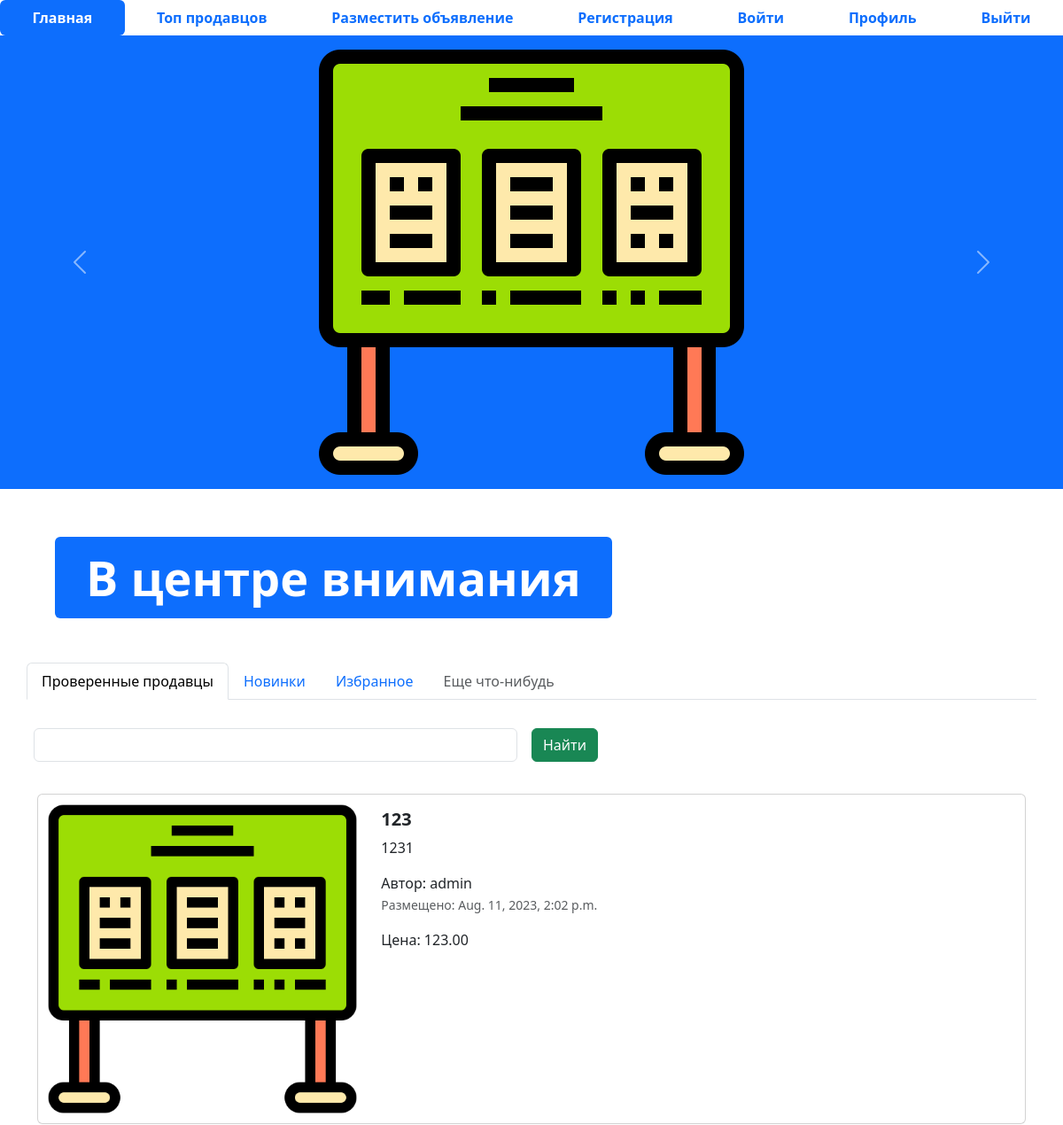
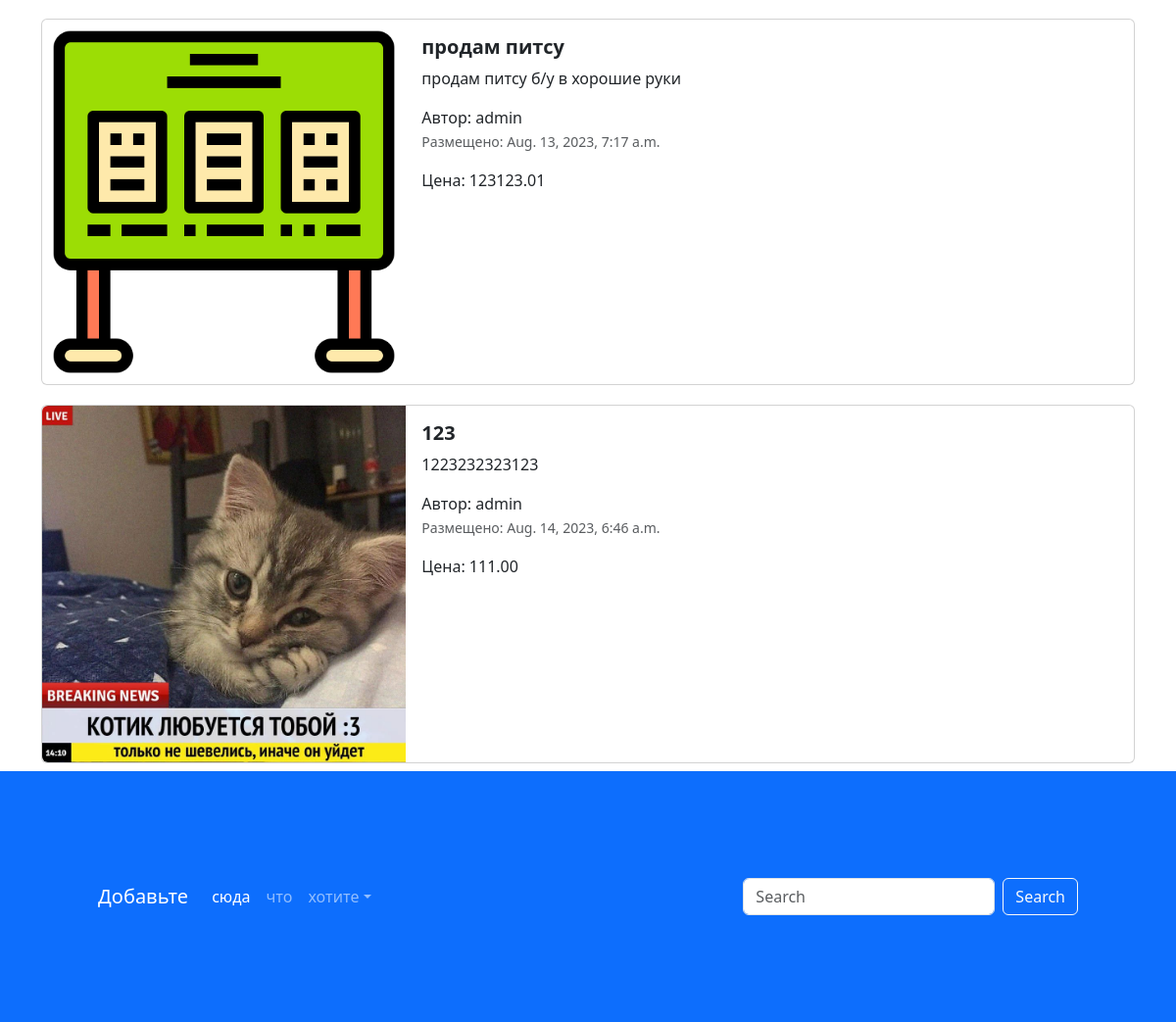
The page / on the database its author committed (2 pictures, top to bottom).
### app_advertisements/models.py (models this page shows, shortened)
class Advertisement(models.Model):
    title = models.CharField("заголовок", max_length=128)
    description = models.TextField("описание")
    price = models.DecimalField("цена", max_digits=10, decimal_places=2)
    auction = models.BooleanField("торг", help_text="отметьте, если торг уместен")
    created_at = models.DateTimeField(auto_now_add=True)
    updated_at = models.DateTimeField(auto_now=True)
    user = models.ForeignKey(User, verbose_name='пользователь', on_delete=models.CASCADE)
    image = models.ImageField('изображение', upload_to='advertisements/')
    class Meta:
        db_table = 'advertisements'

### app_advertisements/views.py (the view)
# urls.py: path('', index, name='main-page'),
def index(req):
    advertisements = Advertisement.objects.all()
    context = {'advertisements': advertisements}
    return render(req, 'index.html', context)

### templates/index.html (shortened to what this page needs)
{% extends 'base.html' %}
{% load static %}
{% block content %}
<ul class="nav nav-pills sticky-top bg-white nav-fill">
  <li class="nav-item">
    <a class="nav-link active" aria-current="page" href="{% url 'main-page' %}">
      <span style="font-weight: bold;">Главная</span>
    </a>
  </li>
  <li class="nav-item">
    <a class="nav-link" href="{% url 'top-sellers' %}"><span style="font-weight: bold;">Топ продавцов</span>
    </a>
  </li>
  <li class="nav-item">
    <a class="nav-link" href="{% url 'advertisement-post' %}">
      <span style="font-weight: bold;">Разместить объявление</span>
    </a>
  </li>
  <li class="nav-item">
    <a class="nav-link" href="{% url 'register' %}">
      <span style="font-weight: bold;">Регистрация</span>
    </a>
  </li>
  <li class="nav-item">
    <a class="nav-link" href="{% url 'login' %}">
      <span style="font-weight: bold;">Войти</span>
    </a>
  </li>
  <li class="nav-item">
    <a class="nav-link" href="{% url 'profile' %}">
      <span style="font-weight: bold;">Профиль</span>
    </a>
  </li>
  <li class="nav-item">
    <a class="nav-link" href="#">
      <span style="font-weight: bold;">Выйти</span>
    </a>
  </li>
</ul>
<div id="carouselExampleControls" class="carousel slide bg-primary" data-bs-ride="carousel">
  <div class="carousel-inner">
    <div class="carousel-item active">
      <img src="{% static 'img/adv.png' %}" class="mx-auto d-block w-33" alt="...">
    </div>
  </div>
  <button class="carousel-control-prev" type="button" data-bs-target="#carouselExampleControls" data-bs-slide="prev">
    <span class="carousel-control-prev-icon" aria-hidden="true"></span>
  </button>
  <button class="carousel-control-next" type="button" data-bs-target="#carouselExampleControls" data-bs-slide="next">
    <span class="carousel-control-next-icon" aria-hidden="true"></span>
  </button>
</div>
<div class="container" style="margin: 50px;">
  <div class="display-2">
    <span class="badge bg-primary">В центре внимания</span>
  </div>
</div>
<div class="container">
  <div class="row">
    <ul class="nav nav-tabs bg-white">
      <li class="nav-item">
        <a class="nav-link active" aria-current="page" href="#">Проверенные продавцы</a>
      </li>
      <li class="nav-item">
        <a class="nav-link" href="#">Новинки</a>
      </li>
      <li class="nav-item">
        <a class="nav-link" href="#">Избранное</a>
      </li>
      <li class="nav-item">
        <a class="nav-link disabled" href="#" tabindex="-1" aria-disabled="true">Еще что-нибудь</a>
      </li>
    </ul>
    <form class="row g-3">
      <div class="col-auto w-50">
        <input type="text" class="form-control">
      </div>
      <div class="col-auto">
        <button type="submit" class="btn btn-success mb-3">Найти</button>
      </div>
    </form>
  </div>
  <div class="col">
    {% for adv in advertisements %}
    <div class="card mb-2" style="max-width: 1200px; margin-top: 20px;">
      <div class="row g-0">
        <div class="col-md-4">
          <a href="advertisement.html" class="nav-link">
            <img src="{% if adv.image %}
                        {{ adv.image.url }}
                      {% else %}
                        {% static 'img/adv.png' %} {% endif %}" class="img-fluid rounded-start" alt="Card title">
          </a>
        </div>
        <div class="col-md-8">
          <div class="card-body">
            <h5 class="card-title">
              <a href="advertisement.html" class="nav-link"><strong>{{ adv.title }}</strong></a>
            </h5>
            <a href="advertisement.html" class="nav-link">
              <p class="card-text">
                {{ adv.description }}
              </p>
              <span>Автор: {{ adv.user }}</span>
              <p class="card-text"><small class="text-muted">Размещено: {{ adv.created_at }}</small></p>
              <span>Цена: {{ adv.price }}</span>
            </a>
          </div>
        </div>
      </div>
    </div>
    {% endfor %}
  </div>
</div>
<footer style="padding: 100px;" class="bg-primary">
  <nav class="navbar navbar-expand-sm navbar-dark">
    <a class="navbar-brand" href="#">Добавьте</a>
    <div class="collapse navbar-collapse" id="collapsibleNavId">
      <ul class="navbar-nav me-auto mt-2 mt-lg-0">
        <li class="nav-item">
          <a class="nav-link active" href="#" aria-current="page">сюда</a>
        </li>
        <li class="nav-item">
          <a class="nav-link" href="#">что</a>
        </li>
        <li class="nav-item dropdown">
          <a class="nav-link dropdown-toggle" href="#" id="dropdownId" data-bs-toggle="dropdown" aria-haspopup="true"
             aria-expanded="false">хотите</a>
        </li>
      </ul>
      <form class="d-flex my-2 my-lg-0">
        <input class="form-control me-sm-2" type="text" placeholder="Search">
        <button class="btn btn-outline-light my-2 my-sm-0" type="submit">Search</button>
      </form>
    </div>
  </nav>
</footer>
{% endblock content %}

### templates/base.html (shortened to what this page needs)
{% load static %}
<!DOCTYPE html>
<html lang="en">
<head>
  <link href="{% static 'css/bootstrap.min.css' %}" rel="stylesheet">
  <link rel="stylesheet" href="{% static 'css/fontello.css' %}">
</head>
<body>
{% block content %}
{% endblock content %}
</body>
</html>

### rows shown on the page
Advertisement: title "123", description "1231", user "admin", created_at "Aug. 11, 2023, 2:02 p.m.", price "123.00"
Advertisement: title "продам питсу", description "продам питсу б/у в хорошие руки", user "admin", created_at "Aug. 13, 2023, 7:17 a.m.", price "123123.01"
Advertisement: image (picture), title "123", description "1223232323123", user "admin", created_at "Aug. 14, 2023, 6:46 a.m.", price "111.00"
